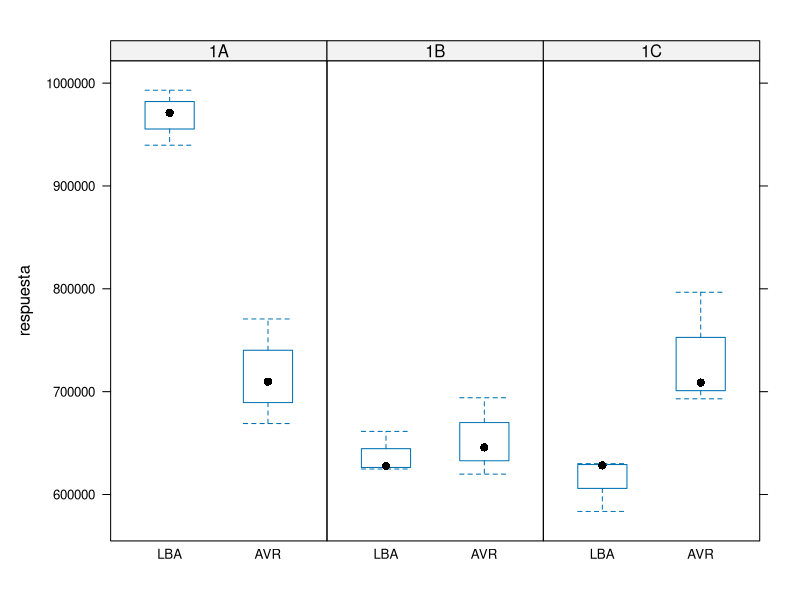
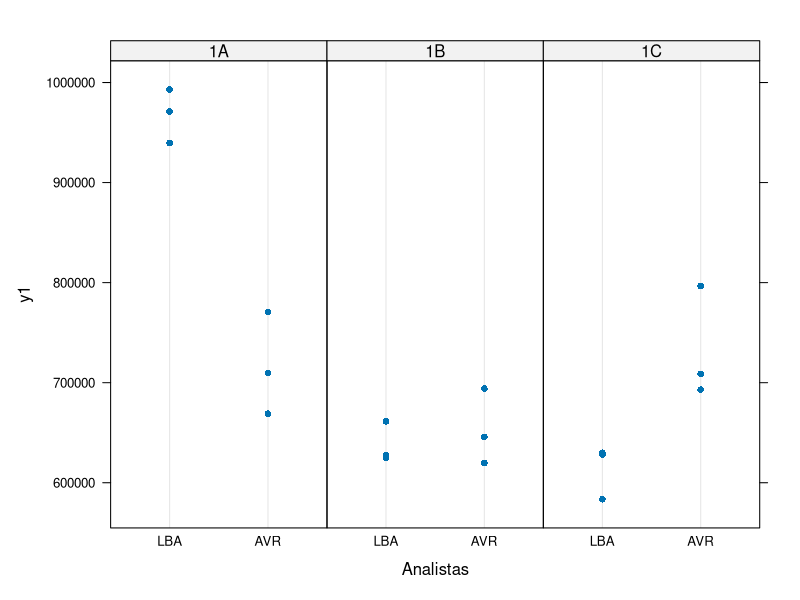
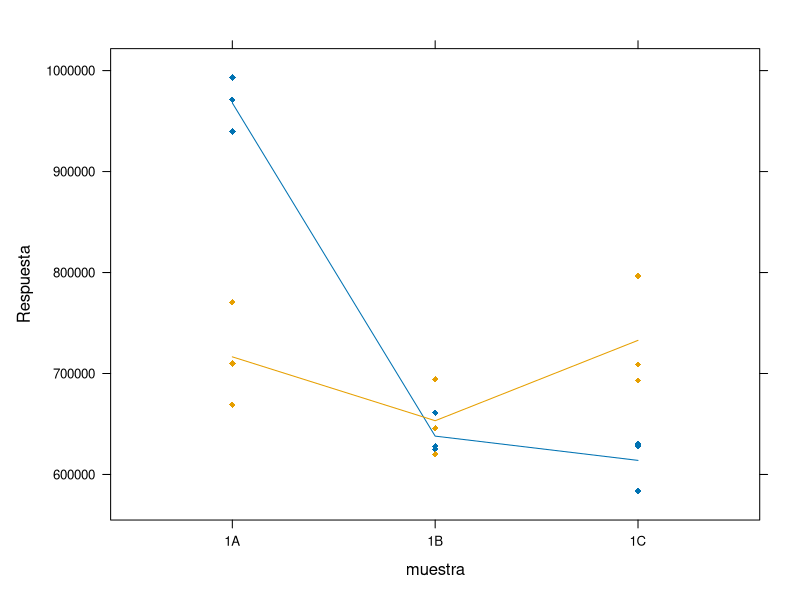
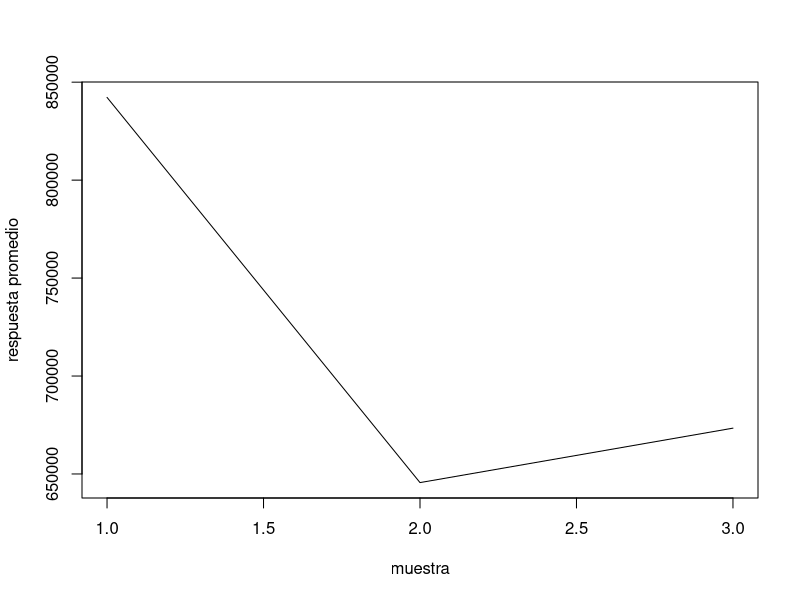
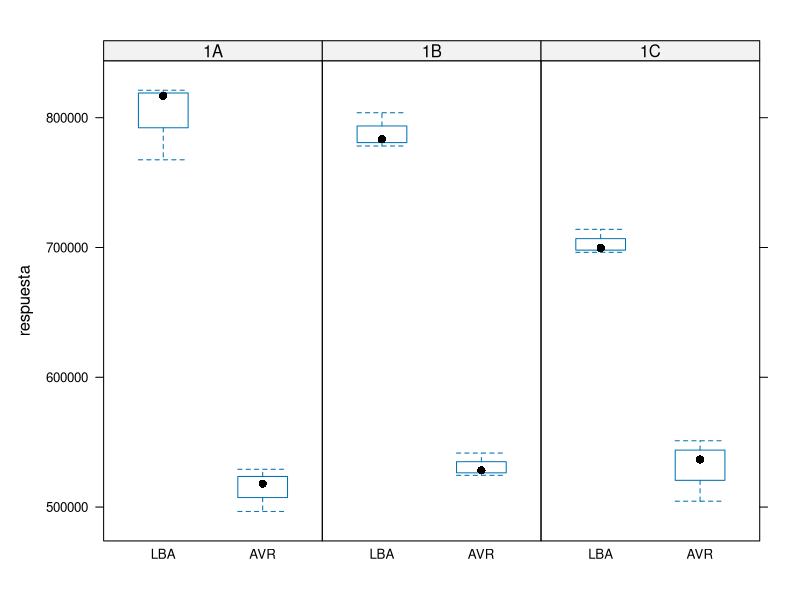
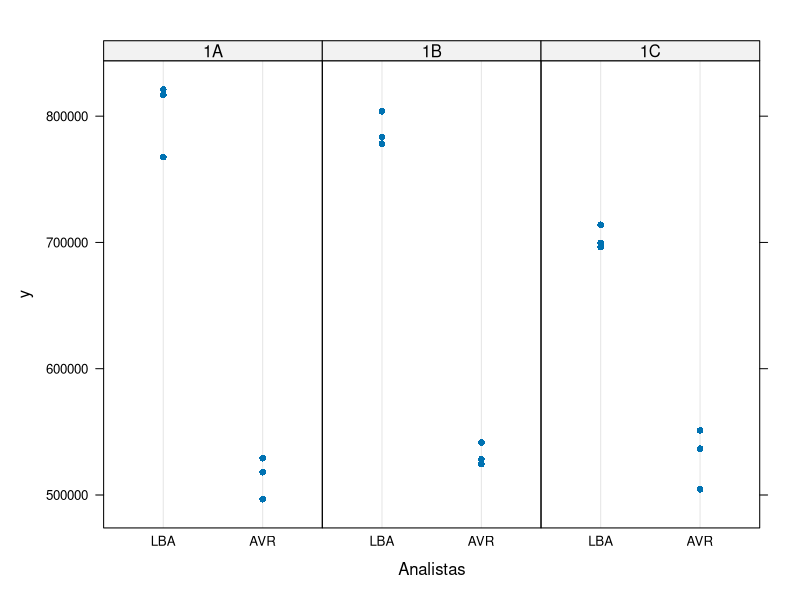
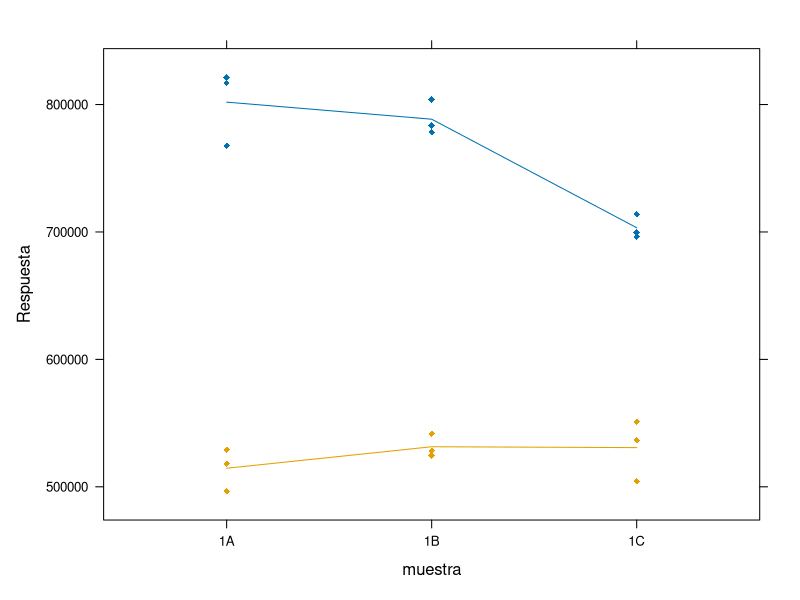
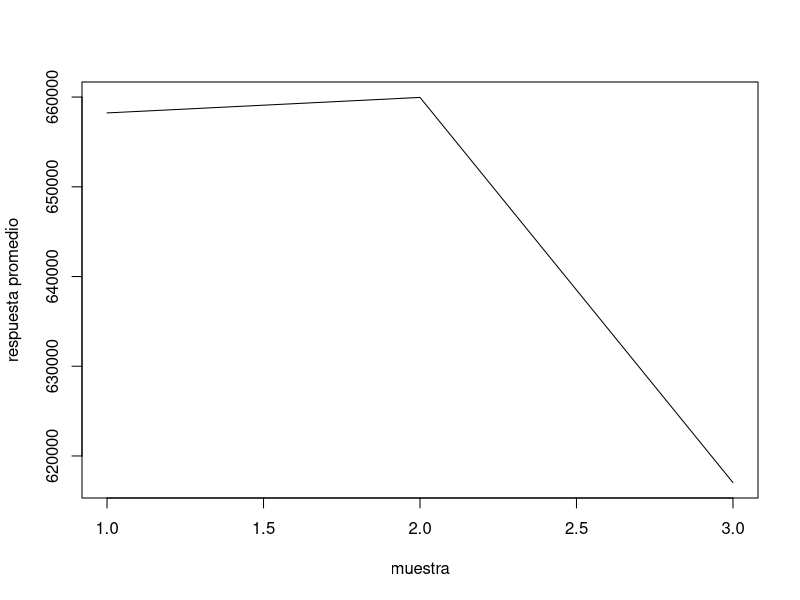

Source code (R) for these figures, in order:
## ---- chunk 1
library(tidyverse)
library(lattice)
library(lme4)
## ---- chunk 2
y1 <- c(971139.17,993091.32,939623.49,709782.87,669008.93,770667.88,661346.38,624767.59,627798.79,619786,694073.24,645820.67,628314.16,583527.14,629979.67,708849.22,796648.09,693050.17)
y2 <- c(3.692,3.725,3.745,3.507,3.347,3.397,3.707,3.728,3.707,3.365,3.340,3.318,3.715,3.737,3.687,3.395,3.535,3.753)
analista <- rep(c(1,2),each=3,3)
repe <- rep(c(1,2,3),6)
muestra <- rep(1:3,each=6)

df1 <- data.frame(cbind(y1,analista,repe,muestra))
df2 <- data.frame(cbind(y2,analista,repe,muestra))

str(df1);str(df2)

df1$y1 <- as.numeric(df1$y1)
df1$analista <- factor(df1$analista)
levels(df1$analista) = c("LBA","AVR")
df1$muestra <- factor(df1$muestra)
levels(df1$muestra) = c("1A","1B","1C")
df1$repe <- factor(df1$repe)
#-----------------------------------
df2$y2 <- as.numeric(df2$y2)
df2$analista <- factor(df2$analista)
levels(df2$analista) = c("LBA","AVR")
df2$muestra <- factor(df2$muestra)
levels(df2$muestra) = c("1A","1B","1C")
df2$repe <- factor(df2$repe)

table(df1$analista,df1$muestra)
table(df2$analista,df2$muestra)
## ---- chunk 3
library(lattice)

bwplot(y1~analista|muestra,layout=c(3,1),ylab = "respuesta",data = df1)
dotplot(y1~analista|muestra,xlab="Analistas",layout=c(3,1),data=df1)
xyplot(y1~muestra,groups = analista, type = c("p", "a"),pch = 18,  ylab = "Respuesta", df1)
plot(tapply(df1$y1,df1$muestra,mean),type = "l",xlab = "muestra",ylab = "respuesta promedio")

# bwplot(y2~analista|muestra,layout=c(3,1),ylab = "respuesta",data = df2)
# dotplot(y2~analista|muestra,xlab="Analistas",layout=c(3,1),data=df2)
# xyplot(y2~muestra,groups = analista, type = c("p", "a"),pch = 18,  ylab = "Respuesta", df2)
# plot(tapply(df2$y2,df2$muestra,mean),type = "l",xlab = "muestra",ylab = "respuesta promedio")


## ---- chunk 4
modvar=lm(y1~muestra*analista,df1)
#---------------------------------------------------------

options(scipen = 999)

mod1 = lmer(y1 ~ (1|muestra)+(1|analista)+(1|muestra:analista),df1)
summary(mod1)

var.inter = 12435391472 
var.muestra = 4856470144  
var.analista = 0
var.error = 1496987508  
vars=c(var.error,var.muestra,var.analista,var.inter)
names(vars)=c("Residuales","Muestra","Analistas","Interaccion")
round(vars,1)

stot=sum(vars)
stot

porc=vars/stot*100
names(porc)=c("Residual","Muestra","Analistas","Interaccion")
round(porc,1)
## ---- chunk 5
mod1.1 = lmer(y1~(1|muestra)+(1|analista),df1)
anova(mod1,mod1.1)
## ---- chunk 6
porc

porc[1]
sum(porc[3:4])

sum(porc[-2]) # varibilidad del instrumento
## ---- chunk 7
R = sum(porc[3:4])
r = porc[1]
R

0.3*r
## ---- chunk 8
y <- c(767571.74,816902.71,821163.47,496632.13,529117.40,518020.39,783420.37,778200.01,803828.28,524442.76,528295.74,541589.59,713985.46,696251.50,699668.69,536695.58,551077.00,504510.87)
analista <- rep(c(1,2),each=3,3)
repe <- rep(c(1,2,3),6)
muestra <- rep(1:3,each=6)

df <- data.frame(cbind(y,analista,repe,muestra))

str(df)
#-----------------------------------
df$y <- as.numeric(df$y)
df$analista <- factor(df$analista)
levels(df$analista) = c("LBA","AVR")
df$muestra <- factor(df$muestra)
levels(df$muestra) = c("1A","1B","1C")
df$repe <- factor(df$repe)

# df %>% filter(analista=="LBA")
# df %>% filter(analista=="AVR")

## ---- chunk 9


bwplot(y~analista|muestra,layout=c(3,1),ylab = "respuesta",data = df)
dotplot(y~analista|muestra,xlab="Analistas",layout=c(3,1),data=df)
xyplot(y~muestra,groups = analista, type = c("p", "a"),pch = 18,  ylab = "Respuesta", df)
plot(tapply(df$y,df$muestra,mean),type = "l",xlab = "muestra",ylab = "respuesta promedio")

# bwplot(y2~analista|muestra,layout=c(3,1),ylab = "respuesta",data = df2)
# dotplot(y2~analista|muestra,xlab="Analistas",layout=c(3,1),data=df2)
# xyplot(y2~muestra,groups = analista, type = c("p", "a"),pch = 18,  ylab = "Respuesta", df2)
# plot(tapply(df2$y2,df2$muestra,mean),type = "l",xlab = "muestra",ylab = "respuesta promedio")
## ---- chunk 10
modvar=lm(y~muestra*analista,df)
#---------------------------------------------------------

options(scipen = 999)

mod1 = lmer(y ~ (1|muestra)+(1|analista)+(1|muestra:analista),df)
summary(mod1)

var.inter = 1359228433.4 
var.muestra = 779.7  
var.analista = 28030949965.8
var.error = 346919618.4   
vars=c(var.error,var.muestra,var.analista,var.inter)
names(vars)=c("Residuales","Muestra","Analistas","Interaccion")
round(vars,1)

stot=sum(vars)
stot

porc=vars/stot*100
names(porc)=c("Residual","Muestra","Analistas","Interaccion")
round(porc,1)
## ---- chunk 11
mod1.1 = lmer(y~(1|muestra)+(1|analista),df)
anova(mod1,mod1.1)
## ---- chunk 12
porc

porc[1]
sum(porc[3:4])

sum(porc[-2]) # varibilidad del instrumento
## ---- chunk 13
R = sum(porc[3:4])
r = porc[1]
R

0.3*r
